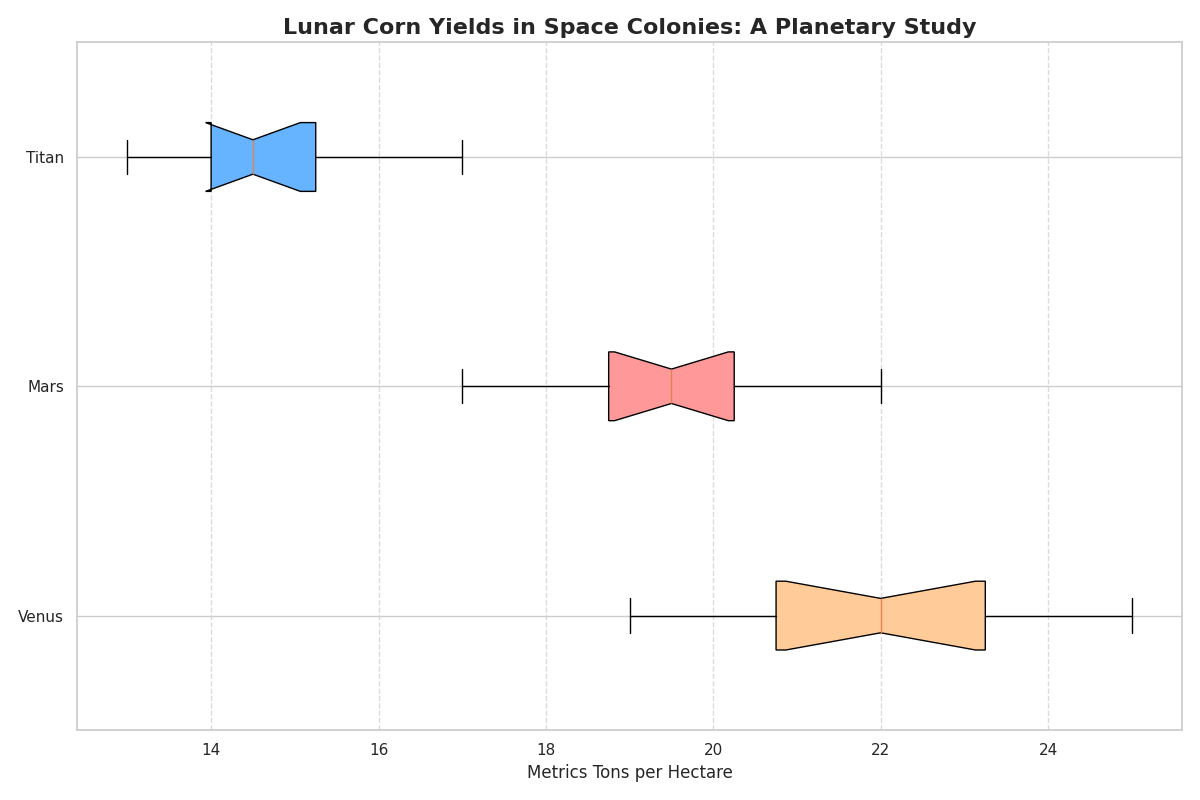

Write the Python code that produced this figure.
import matplotlib.pyplot as plt
import numpy as np

# Define yields data for each planetary colony (in metric tons per hectare)
mars_yields = [20, 23, 21, 19, 25, 22, 24, 23, 20, 22, 21, 24]
venus_yields = [18, 19, 17, 20, 19, 21, 22, 20, 19, 21, 18, 20]
titan_yields = [15, 14, 16, 13, 14, 15, 17, 13, 14, 16, 15, 14]

# Combine yields into a list for plotting
all_yields = [mars_yields, venus_yields, titan_yields]
# Shuffle the colony names for random alteration
colony_names = ['Venus', 'Mars', 'Titan']

# Create the horizontal box plot
plt.figure(figsize=(12, 8))
box = plt.boxplot(all_yields, vert=False, patch_artist=True, labels=colony_names, notch=True, whis=1.5)

# Customizing the appearance of the boxes
colors = ['#FFCC99', '#FF9999', '#66B3FF']
for patch, color in zip(box['boxes'], colors):
    patch.set_facecolor(color)

# Additional plot styling
# Randomly altered title
plt.title("Lunar Corn Yields in Space Colonies: A Planetary Study", fontsize=16, fontweight='bold')
# Randomly altered x-axis label
plt.xlabel("Metrics Tons per Hectare", fontsize=12)
plt.grid(axis='x', linestyle='--', alpha=0.7)

# Show plot with tight layout
plt.tight_layout()
plt.show()
